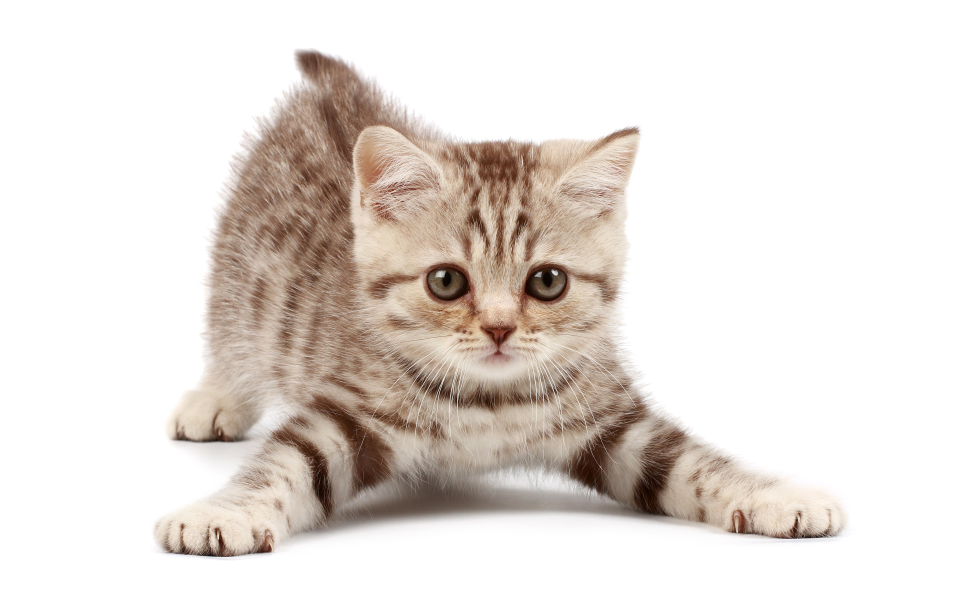
#> input picture module_11_1/image/cat.jpg, 3840 x 2400 px (shown at 1/4 size)
$ python main.py
#> lines starting #> are read from the running program, lines starting #| are printed output that depends on the picture
"""
Выбранные библиотеки:
numpy
pillow
"""

# ПРИМЕР С numpy
import numpy as np

# Создание массивов
array_1 = np.array([9, 8, 7])
array_2 = np.arange(3)  # Создание одномерного массива от 0 до 3 [0, 1, 2]
array_3 = np.array([1, 1, 1])
print(array_1 + array_2 + array_3)

# Создание массива в определенном диапазоне с указанием количества элементов в нем
array = np.linspace(1, 20, 5)
print(array)

# Создание массива со случайными числами от 0 до 1 размером 2 х 2
array_random = np.random.rand(3, 3)
print(array_random)

# ПРИМЕР С pillow
from PIL import Image

image_path = 'image/cat.jpg'

# Функция, изменяющая размер изображения
def resize_image():
    image = Image.open(image_path)
#> image is the input picture: PIL image 3840x2400 RGB; mean R, G, B 228.6, 221.5, 216.2
    image = image.resize((2840, 1400))
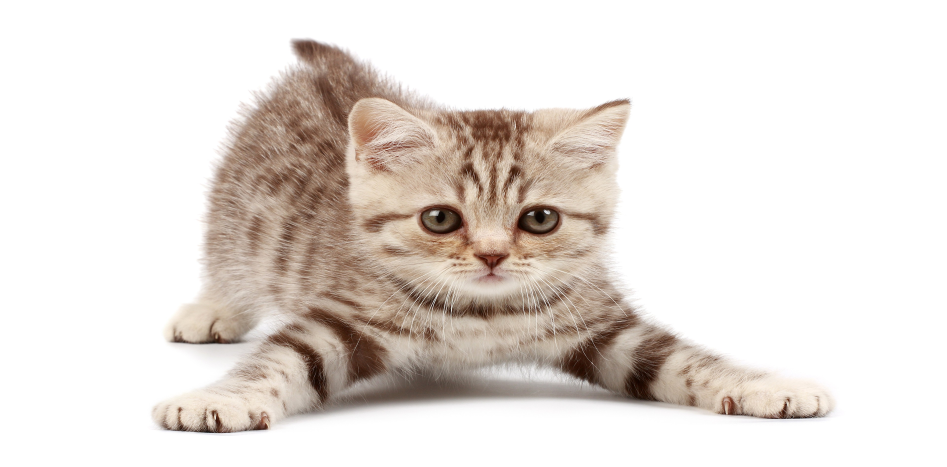
#> image: PIL image 2840x1400 RGB (shown at 1/3 size); mean R, G, B 228.6, 221.5, 216.2
    image.save(image_path)
    image.close()

# Функция, которая переворачивает изображение
def rotate_image():
    image = Image.open(image_path)
    image_rotate = image.rotate(180)
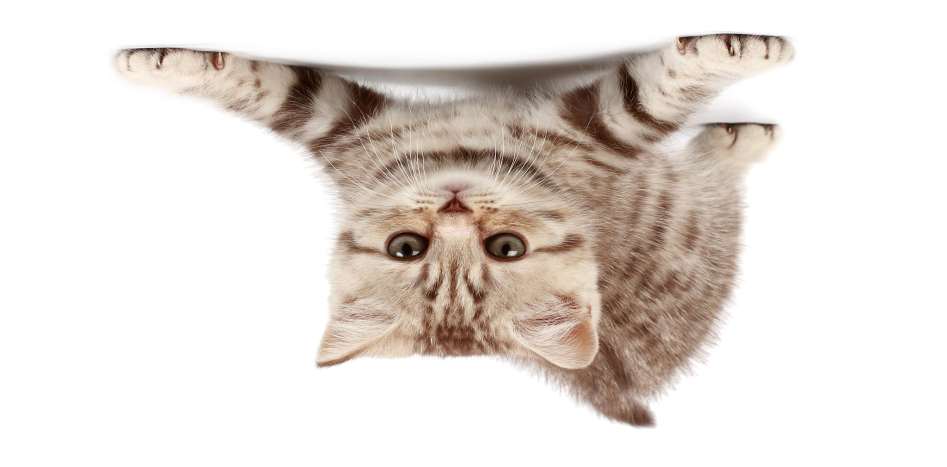
#> image_rotate: PIL image 2840x1400 RGB (shown at 1/3 size); mean R, G, B 228.6, 221.5, 216.2
    image_rotate.save(image_path)
    image.close()

# изображение должно стать перевернутым и уменьшенным в размере
resize_image()
rotate_image()
